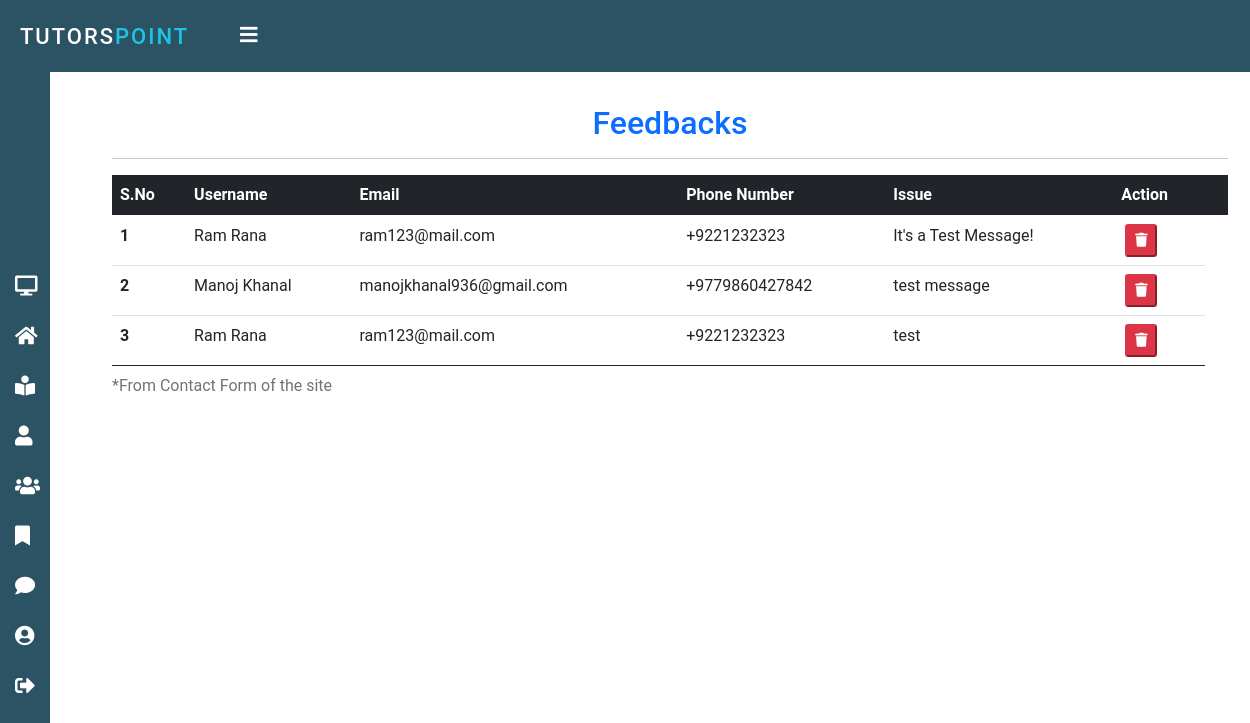
Screenshot of /feedback/ (signed in) with the database file from the repository.
### home/models.py (models this page shows, shortened)
class Contact(models.Model):
    name = models.CharField(max_length=50, null=False)
    email = models.EmailField(max_length=250, blank=False)
    address = models.CharField(max_length=100, blank=True)
    phone = models.CharField(max_length=15, default="")
    content = models.TextField()

### home/views.py (the view)
# urls.py: path('feedback/', views.feedback, name='feedback'),
@login_required(login_url='login')
def feedback(request):
    if not request.user.is_staff:
        return redirect('error')
    msg = Contact.objects.all()
    return render(request, 'admin/feedback.html', {'msg': msg})

### templates/admin/feedback.html (shortened to what this page needs)
{% extends 'admin/admin_nav.html' %}
{% block body %}
<div class="container my-4">
    <h2 class="text-center text-primary">Feedbacks</h2>
    <hr>
    <div>
        <table class="table table-hover table-responsive">
            <thead class="table-dark text-white">
                <tr>
                    <th scope="col">S.No</th>
                    <th scope="col">Username</th>
                    <th scope="col">Email</th>
                    <th scope="col">Phone Number</th>
                    <th scope="col">Issue</th>
                    <th scope="col">Action</th>
                    <th></th>
                </tr>
            </thead>
            <tbody>
                {% for i in msg %}
                <tr>
                    <th scope="row">{{forloop.counter}}</th>
                    <td>{{i.name}}</td>
                    <td>{{i.email}}</td>
                    <td>{{i.phone}}</td>
                    <td>{{i.content}}</td>
                    <td>
                        <a href="{% url 'deleteFeedback' i.id %}" class="m-1">
                            <button class="btn-sm btn-danger"
                                onclick="return confirm('Do you want to delete this feedback?')">
                                <i class="fas fa-trash"></i>
                            </button>
                        </a>
                    </td>
                </tr>
                {% endfor %}
                <caption>*From Contact Form of the site</caption>
            </tbody>
        </table>
    </div>
</div>
{% endblock %}

### static/css/admin_style.css (style rules this page uses)
:root { --font1: "Montserrat"; --font2: "Roboto Slab"; --color1: #2C5364; }
* { margin: 0; padding: 0; box-sizing: border-box; font-family: "Roboto", sans-serif; }
body { background-image: url('/static/img/bg.jpg'); overflow-x: hidden; }

### templates/admin/feedback.html (style rules this page uses)
.container { height: 75vh; }

### rows the page displays
Contact: name "Ram Rana", email "ram123@mail.com", phone "+9221232323", content "It's a Test Message!"
Contact: name "Manoj Khanal", email "manojkhanal936@gmail.com", phone "+9779860427842", content "test message"
Contact: name "Ram Rana", email "ram123@mail.com", phone "+9221232323", content "test"
